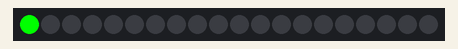
Simulated run of this sketch. Board: Arduino Uno, built with avr-gcc and run on an emulated ATmega328P. On the bench: 20 RGB LEDs in strip order, left to right. Colours are those a GRB WS2812 strip shows for the declared byte order.

Above: at 3.1 s.
At 6.6 s:
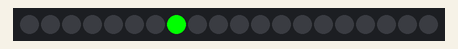
At 10.1 s:
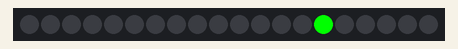
At 17.6 s:
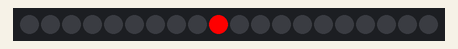
At 25.1 s:
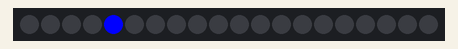
At 32.6 s:
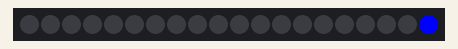

Measured:
- what the display in image 0 shows lasts 0.5 s, from 3.0 s to 3.5 s

The sketch:

test.ino
```cpp
#include <FastLED.h>

#define LED_PIN     5
#define NUM_LEDS    20
#define BRIGHTNESS  100
#define LED_TYPE    WS2812B
#define COLOR_ORDER RGB
// Define the array of leds
CRGB leds[NUM_LEDS];


void setup() {
  // put your setup code here, to run once:
  //pinMode(LED_BUILTIN, OUTPUT);
    delay( 3000 ); // power-up safety delay
    FastLED.addLeds<LED_TYPE, LED_PIN, COLOR_ORDER>(leds, NUM_LEDS);
}


void loop() {
  // put your main code here, to run repeatedly:
  //digitalWrite(LED_BUILTIN, HIGH);
  //delay(100);
  //digitalWrite(LED_BUILTIN, LOW);
  //delay(100);
  // one at a time
  for(int j = 0; j < 3; j++) {
    for(int i = 0 ; i < NUM_LEDS; i++ ) {
      memset(leds, 0, NUM_LEDS * 3);
      switch(j) {
        case 0: leds[i].r = 255; break;
        case 1: leds[i].g = 255; break;
        case 2: leds[i].b = 255; break;
      }
      FastLED.show();
      delay(500);
    }
  }

}
```
